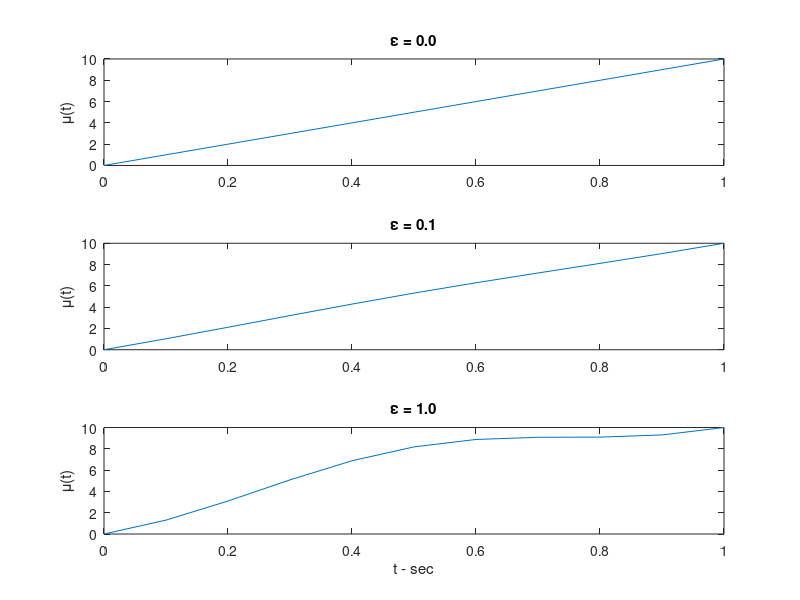

MATLAB code for this plot: (Note: this script raises an error after producing the figure.)
clc; close all; clear all;
%% initializing variables
time = 0:0.1:1;%sec
w = 2*pi;% rad/sec
Lamt = @(t,epsilon) 10*(1+epsilon*sin(w*t));
Mut = @(t,epsilon) 10*(t-(epsilon/w)*cos(w*t)+epsilon/w);%integral of Lamt

%% 1.a
epsilons = [0.0,0.1,1.0];
numEps = numel(epsilons);
figure(100);
for epsIdx = 1:numEps
    epsilon = epsilons(epsIdx);
    subplot(310+epsIdx); plot(time, arrayfun(@(t) Mut(t, epsilon), time));
    title(sprintf('\\epsilon = %2.1f',epsilon))
    ylabel('\mu(t)');
end
xlabel('t - sec')
%% 1.b
figure(101);
%generating 1 spike trains for each epsilon
spikeTrains = cell(numEps,1);
for epsIdx = 1:numEps
    epsilon = epsilons(epsIdx);
    spikeTrains(epsIdx,:)= genSpikes(@(t) Lamt(t,epsilon),1);
end

for epsIdx = 1:numEps
    epsilon = epsilons(epsIdx);
    spikeTimes = spikeTrains{epsIdx};%genSpikes(@(t) Lamt(t,epsilon),1);
    Lt = countFun(spikeTimes, spikeTimes);
    subplot(310+epsIdx);hold on;
    title(sprintf('\\epsilon = %2.1f',epsilon));
    line([spikeTimes;spikeTimes],[0;5]*ones(size(spikeTimes)),'Color','k');
    stairs([0,spikeTimes,1],[0,Lt,Lt(end)],'b');
    xlim([0,1]);
end
xlabel('t - sec')
%% 1.c,d
epsilons = [0.0,0.1];
numEps = numel(epsilons);
epsi_prior = 1/numEps;%uniform prior

display('###### Task 2.c and d')
for epsilon = epsilons
    posteriors = zeros(numEps,1);
    display(sprintf('marginal probability for epsilon = %2.2f ',epsilon))
    for epsIdx = 1:numEps
        posteriors(epsIdx) = computeLikelihood(time, spikeTrains{epsIdx}, @(t) Mut(t,epsilon)) * epsi_prior;
    end
    for epsIdx = 1:numEps
        margin = posteriors(epsIdx)/sum(posteriors);
        display(sprintf('\t%d - P(epsi = %2.2f|train) = %2.2f',epsIdx,epsilons(epsIdx),margin))
    end
end
%% 2.e
display('###### Task 2.e')
numTrains = 1000;
spikeTrains = cell(numEps,numTrains);

%generating 1000 spike trains for each epsilon
for epsIdx = 1:numEps
    epsilon = epsilons(epsIdx);
    spikeTrains(epsIdx,:)= genSpikes(@(t) Lamt(t,epsilon),numTrains);
end

for epsilon = epsilons
    display(sprintf('mean marginal probability for epsilon = %2.2f ',epsilon))
    posteriors = zeros(numEps,numTrains);
    for epsIdx = 1:numEps
        for trainIdx = 1:numTrains
            posteriors(epsIdx,trainIdx) = computeLikelihood(time, spikeTrains{epsIdx,trainIdx}, @(t) Mut(t,epsilon)) * epsi_prior;
        end
    end
    posteriors = mean(posteriors,2);
    for epsIdx = 1:numEps
        margin = posteriors(epsIdx)/sum(posteriors);
        display(sprintf('\t%d - <P(epsi = %2.2f|train)> = %2.2f',epsIdx,epsilons(epsIdx),margin))
    end
end

%% 2.f
display('###### Task 2.f')
time = 0:0.01:1;
numTrains = 1000;

for epsilon = epsilons
    display(sprintf('marginal probability for epsilon = %2.2f with finer grid sample points',epsilon))
    posteriors = zeros(numEps,numTrains);
    for epsIdx = 1:numEps
        for trainIdx = 1:numTrains
            posteriors(epsIdx,trainIdx) = computeLikelihood(time, spikeTrains{epsIdx,trainIdx}, @(t) Mut(t,epsilon)) * epsi_prior;
        end
    end
    posteriors = mean(posteriors,2);
    for epsIdx = 1:numEps
        margin = posteriors(epsIdx)/sum(posteriors);
        display(sprintf('\t%d - <P(epsi = %2.2f|train)> = %2.2f',epsIdx,epsilons(epsIdx),margin))
    end
end

%% 2.g
display('###### Task 2.g')
time = 0:0.1:1;

for epsilon = epsilons
    display(sprintf('Log Liklihood for epsilon = %2.2f ',epsilon))
    for epsIdx = 1:numEps
        posteriors = zeros(1,numTrains);
        for trainIdx = 1:numTrains
            posteriors(trainIdx) = computePoisLogLikelihood(spikeTrains{epsIdx,trainIdx},@(t) Mut(t,epsilon),@(t) Lamt(t,epsilon));
        end
        display(sprintf('\tfor train generated by espsilon = %2.2f <logLike(train)> = %e',epsilons(epsIdx),mean(posteriors)));
    end
end